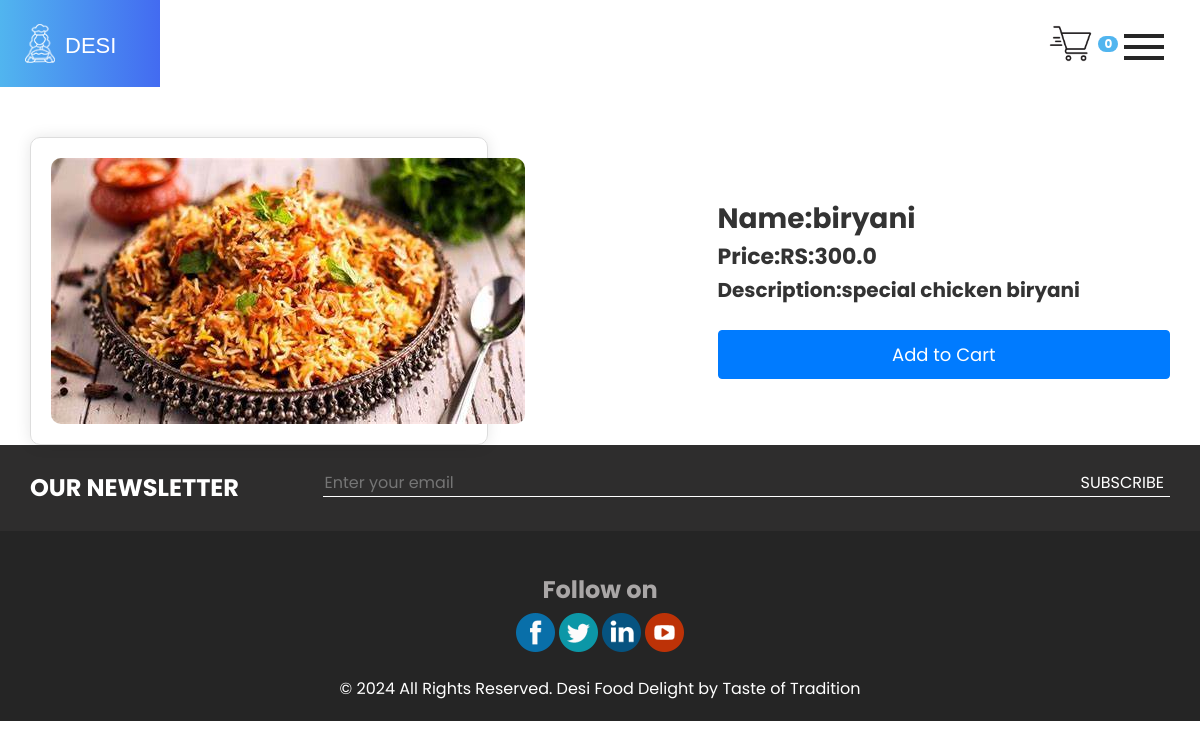
The page /food/1 on the database its author committed.
### desifoods/models.py (models this page shows)
class Product(models.Model):
    image = models.ImageField(upload_to='photos', null=True)
    name = models.CharField(max_length=200, null=True)
    price = models.FloatField(default=0.0,null=True)
    description = models.TextField(null=True)

### desifoods/views.py (the view)
# urls.py: path('food/<str:id>', views.product_detail, name='product_detail'),
def product_detail(request,id):
    product = Product.objects.filter(id = id).first()
    data={
        'product':product,
    }
    return render(request,'view_product.html',data)

### desifoods/templates/view_product.html (shortened to what this page needs)
{% extends 'base.html' %}
{% load cart_tag %}
{% block body %}
<div class="container" style="margin-top: 50px;">
    <div class="row">
        <div class="col-md-5">
            <div class="view-product" style="border: 1px solid #ddd; padding: 20px; border-radius: 10px; box-shadow: 0 0 15px rgba(0,0,0,0.1);">
                <img src="/{{ product.image }}" alt="{{ product.name }}" style="max-width: 150%; height: auto; border-radius: 10px;" />
            </div>
        </div>
        <div class="col-md-7" style="display: flex; flex-direction: column; justify-content: center;">
                <h2 style="font-size: 28px; color: #333; font-weight: bold; margin-left:200px">Name:{{ product.name }}</h2>
                <h2 style="font-size: 22px; color: #333; font-weight: bold; margin-left:200px">Price:RS:{{ product.price }}</h2>
                <h2 style="font-size: 20px; color: #333; font-weight: bold; margin-left:200px">Description:{{ product.description }}</h2>
				<a href="{% url 'cart_add' product.id %}" type="button" class="btn btn-primary" style="margin-top: 20px; padding: 10px 20px; font-size: 18px; margin-left:200px;">
                     Add to Cart
                </a>
        </div>
    </div>
</div>
{% endblock body %}

### desifoods/static/css/style.css (style rules this page uses)
body { font-family: 'Poppins', sans-serif; color: #0c0c0c; background-color: #ffffff; }
a, a:hover, a:focus { text-decoration: none; }
.btn, .btn:focus { outline: none !important; -webkit-box-shadow: none; box-shadow: none; }

### desifoods/static/css/responsive.css (style rules this page uses)
@media (min-width: 1200px) { .container { max-width: 1170px; } }

### rows shown on the page
Product: image (picture), name "biryani", price "300.0", description "special chicken biryani"

### other values the page prints
{{ request.session.cart|length }} "0"
